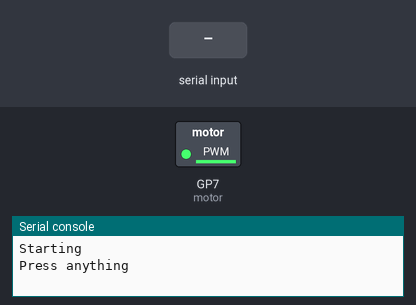
Simulated run of this program. Board: Raspberry Pi Pico running MicroPython. Shown: switched loads named in the program (green lamp = pin HIGH), the last lines printed to the serial console. Inputs (shaded band) come from the test bench.

Above: at 3.2 s.
3.3 s: "1" typed at the serial console, then Enter
At 4.2 s:
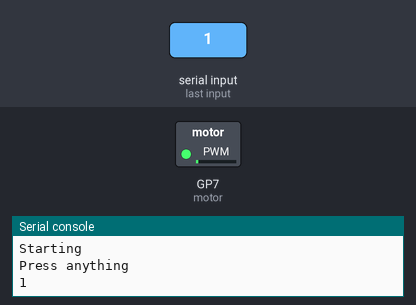
Timing chart, 0 to 10.8 s (numbered marks = the images above; inputs shaded):
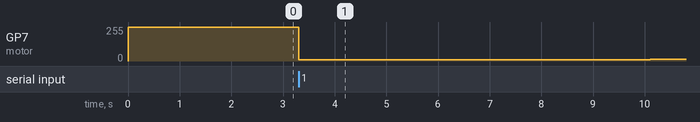

The program:

BLDC_Motor.py
```python
from machine import Pin, PWM
import utime
import time
print("Starting")
motor = PWM(Pin(7))
motor.freq(50)
motor.duty_u16(65000)
utime.sleep_ms(2000)
x = input("Press anything")
motor.duty_u16(2600)
time.sleep(5)
print("Callibrated!!")
while True:
    for duty in range(260,550):
		motor.duty_u16(duty*10)
		print(duty*10)
		utime.sleep_ms(50)
```

Measured:
- after the input at 3.3 s, GP7 (motor): 253/255 → 10/255 at once, → 11/255 5.5 s later, → 12/255 1.3 s later
